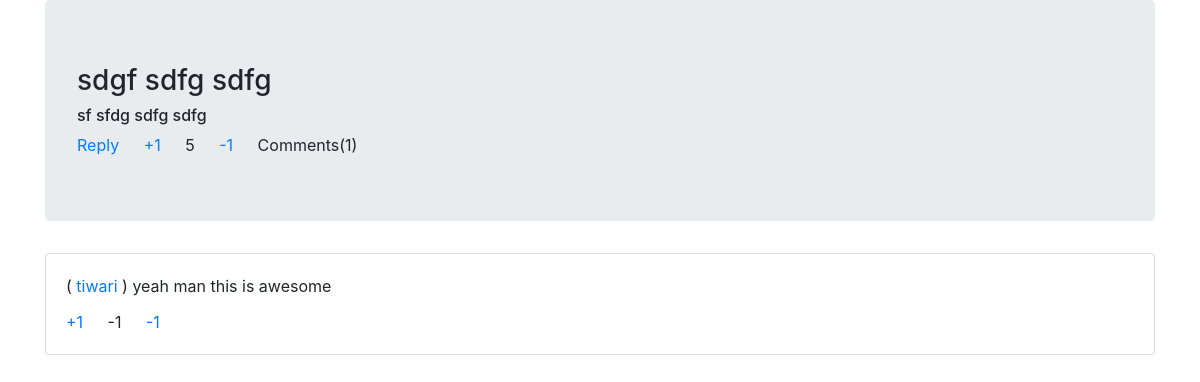
Page /post/4 (signed in) on the committed database.
### boards/models.py (models this page shows, shortened)
class Posts(models.Model):
    board=models.ForeignKey(SubReddits,on_delete=models.CASCADE,related_name='PostBoard')
    text = models.CharField(max_length=200)
    detail = models.TextField()
    created_at = models.DateField(auto_now_add=True)
    author=models.CharField(max_length=200,default='')

class Comments(models.Model):
    from_user = models.CharField(max_length=200, default='')
    post_id = models.ForeignKey(Posts, on_delete=models.CASCADE, related_name='CommentPost')
    text=models.TextField()
    created_at=models.DateField(auto_now_add=True)

### boards/views.py (the view)
# urls.py: path('post/<int:id>', views.PostView,name='post'),
@login_required
def PostView(request,id):
    p=Posts.objects.get(id=id)
    pv=0
    c=0
    for i in p.VotePost.all():
        pv+=i.value
    for i in p.CommentPost.all():
        c+=1
    d={}
    for i in p.CommentPost.all():
        cv=0
        for j in i.VoteComment.all():
            cv+=j.value
        d[i.id]=cv
    return render(request,'Post.html',{'comment':p,'vote':pv,'com':c,'comVote':d})

### templates/Post.html (shortened to what this page needs)
{%extends 'base.html' %}
{% block content %}
    <div class="jumbotron">
        <h3>{{comment.text}}</h3>
        <h6>{{comment.detail}}</h6>
        <a href="{%url 'post_comment' comment.id%}" class="card-link">Reply</a>
        <a href="{%url 'post_vote' comment.id '1' 'p' comment.id%}" class="card-link">+1</a>
        <span class='card-link'>{{vote}}</span>
        <a href="{%url 'post_vote' comment.id '-1' 'p' comment.id%}" class="card-link">-1</a>
        <span class='card-link'>Comments({{com}})</span>
    </div>
    {%for i in comment.CommentPost.all%}
        <div class="card">
            <div class="card-body">
                <p class='card-title'>( <a href="">{{i.from_user}}</a> ) {{i.text}}</p>
                <a href="{%url 'post_vote' i.id '1' 'c' comment.id%}" class="card-link">+1</a>
                 {%for k,v in comVote.items%}
                    {%if k == i.id%}
                        <span class='card-link'>{{v}}</span>
                    {%endif%}
                {%endfor%}
                <a href="{%url 'post_vote' i.id '-1' 'c' comment.id%}" class="card-link">-1</a>
            </div>
        </div>
    {%endfor%}
{% endblock %}

### rows in the picture
Posts: text "sdgf sdfg sdfg", detail "sf sfdg sdfg sdfg"
Comments: from_user "tiwari", text "yeah man this is awesome", comVote "-1"

### other values in the picture
{{ vote }} "5"
{{ com }} "1"
